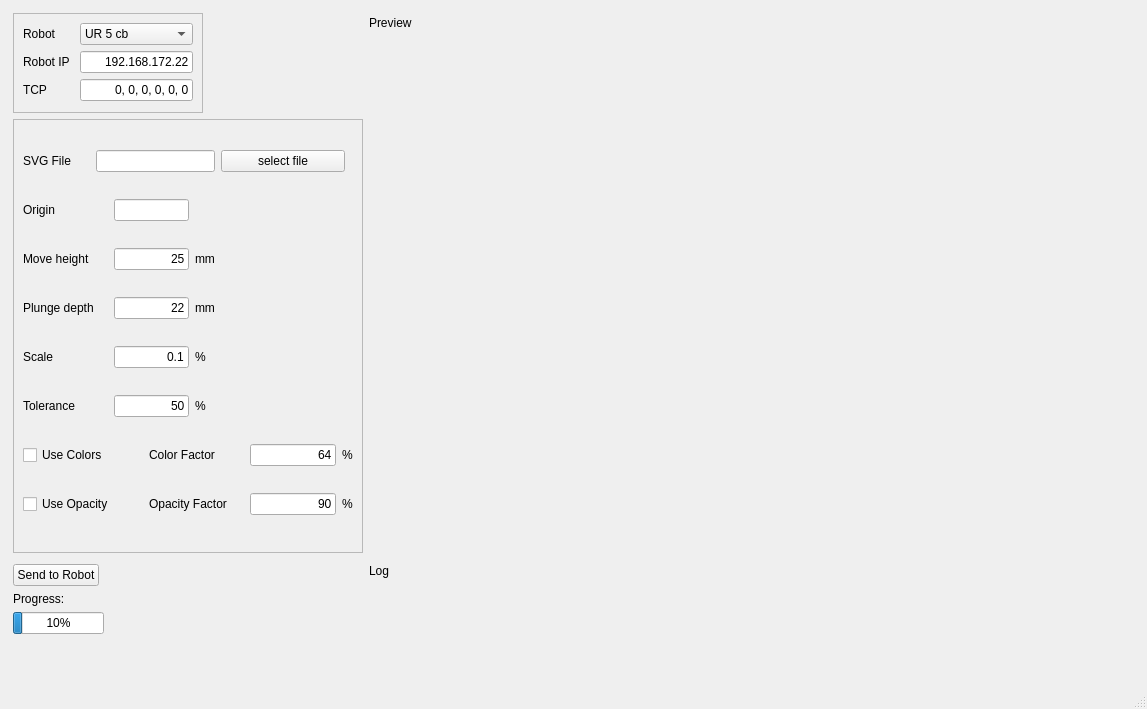
<?xml version="1.0" encoding="UTF-8"?>
<ui version="4.0">
 <class>MainWindow</class>
 <widget class="QMainWindow" name="MainWindow">
  <property name="geometry">
   <rect>
    <x>0</x>
    <y>0</y>
    <width>1147</width>
    <height>709</height>
   </rect>
  </property>
  <property name="windowTitle">
   <string>MainWindow</string>
  </property>
  <widget class="QWidget" name="centralwidget">
   <layout class="QGridLayout" name="gridLayout_2">
    <property name="leftMargin">
     <number>13</number>
    </property>
    <property name="topMargin">
     <number>13</number>
    </property>
    <property name="rightMargin">
     <number>13</number>
    </property>
    <property name="bottomMargin">
     <number>13</number>
    </property>
    <property name="spacing">
     <number>-1</number>
    </property>
    <item row="6" column="0">
     <widget class="QLabel" name="label_19">
      <property name="text">
       <string>Progress:</string>
      </property>
     </widget>
    </item>
    <item row="3" column="0">
     <spacer name="verticalSpacer_2">
      <property name="orientation">
       <enum>Qt::Vertical</enum>
      </property>
      <property name="sizeHint" stdset="0">
       <size>
        <width>20</width>
        <height>5</height>
       </size>
      </property>
     </spacer>
    </item>
    <item row="0" column="1">
     <widget class="QLabel" name="label_6">
      <property name="maximumSize">
       <size>
        <width>400</width>
        <height>20</height>
       </size>
      </property>
      <property name="text">
       <string>Preview</string>
      </property>
     </widget>
    </item>
    <item row="4" column="1">
     <widget class="QLabel" name="label_20">
      <property name="text">
       <string>Log</string>
      </property>
     </widget>
    </item>
    <item row="7" column="0">
     <widget class="QProgressBar" name="progressBar">
      <property name="sizePolicy">
       <sizepolicy hsizetype="Fixed" vsizetype="Fixed">
        <horstretch>0</horstretch>
        <verstretch>0</verstretch>
       </sizepolicy>
      </property>
      <property name="value">
       <number>10</number>
      </property>
     </widget>
    </item>
    <item row="4" column="0" rowspan="2">
     <widget class="QPushButton" name="btnSend">
      <property name="sizePolicy">
       <sizepolicy hsizetype="Maximum" vsizetype="Fixed">
        <horstretch>0</horstretch>
        <verstretch>0</verstretch>
       </sizepolicy>
      </property>
      <property name="text">
       <string>Send to Robot</string>
      </property>
     </widget>
    </item>
    <item row="8" column="0">
     <spacer name="verticalSpacer">
      <property name="orientation">
       <enum>Qt::Vertical</enum>
      </property>
      <property name="sizeHint" stdset="0">
       <size>
        <width>20</width>
        <height>40</height>
       </size>
      </property>
     </spacer>
    </item>
    <item row="2" column="0">
     <widget class="QFrame" name="svgFileSettings">
      <property name="sizePolicy">
       <sizepolicy hsizetype="Fixed" vsizetype="Minimum">
        <horstretch>0</horstretch>
        <verstretch>20</verstretch>
       </sizepolicy>
      </property>
      <property name="minimumSize">
       <size>
        <width>350</width>
        <height>260</height>
       </size>
      </property>
      <property name="maximumSize">
       <size>
        <width>350</width>
        <height>16777215</height>
       </size>
      </property>
      <property name="baseSize">
       <size>
        <width>0</width>
        <height>0</height>
       </size>
      </property>
      <property name="frameShape">
       <enum>QFrame::StyledPanel</enum>
      </property>
      <property name="frameShadow">
       <enum>QFrame::Raised</enum>
      </property>
      <layout class="QGridLayout" name="gridLayout_4">
       <item row="7" column="8" colspan="2">
        <widget class="QLabel" name="label_14">
         <property name="text">
          <string>%</string>
         </property>
        </widget>
       </item>
       <item row="7" column="4" colspan="3">
        <widget class="QLabel" name="label_13">
         <property name="text">
          <string>Opacity Factor</string>
         </property>
        </widget>
       </item>
       <item row="7" column="7">
        <widget class="QLineEdit" name="lineEdit_8">
         <property name="text">
          <string>90</string>
         </property>
         <property name="alignment">
          <set>Qt::AlignRight|Qt::AlignTrailing|Qt::AlignVCenter</set>
         </property>
        </widget>
       </item>
       <item row="3" column="0" colspan="3">
        <widget class="QLabel" name="label_8">
         <property name="text">
          <string>Plunge depth</string>
         </property>
        </widget>
       </item>
       <item row="3" column="3" colspan="2">
        <widget class="QLineEdit" name="lineEdit_6">
         <property name="maximumSize">
          <size>
           <width>200</width>
           <height>22</height>
          </size>
         </property>
         <property name="text">
          <string>22</string>
         </property>
         <property name="alignment">
          <set>Qt::AlignRight|Qt::AlignTrailing|Qt::AlignVCenter</set>
         </property>
        </widget>
       </item>
       <item row="0" column="0">
        <widget class="QLabel" name="label_4">
         <property name="text">
          <string>SVG File</string>
         </property>
        </widget>
       </item>
       <item row="1" column="0">
        <widget class="QLabel" name="label_5">
         <property name="text">
          <string>Origin</string>
         </property>
        </widget>
       </item>
       <item row="7" column="0" colspan="4">
        <widget class="QCheckBox" name="checkBox_2">
         <property name="text">
          <string>Use Opacity</string>
         </property>
        </widget>
       </item>
       <item row="0" column="6" colspan="3">
        <widget class="QPushButton" name="btnSelectFile">
         <property name="text">
          <string>select file</string>
         </property>
        </widget>
       </item>
       <item row="2" column="5">
        <widget class="QLabel" name="label_9">
         <property name="text">
          <string>mm</string>
         </property>
        </widget>
       </item>
       <item row="4" column="5">
        <widget class="QLabel" name="label_15">
         <property name="text">
          <string>%</string>
         </property>
        </widget>
       </item>
       <item row="0" column="2" colspan="4">
        <widget class="QLineEdit" name="valFileName">
         <property name="text">
          <string/>
         </property>
         <property name="alignment">
          <set>Qt::AlignRight|Qt::AlignTrailing|Qt::AlignVCenter</set>
         </property>
        </widget>
       </item>
       <item row="3" column="5">
        <widget class="QLabel" name="label_10">
         <property name="text">
          <string>mm</string>
         </property>
        </widget>
       </item>
       <item row="6" column="0" colspan="3">
        <widget class="QCheckBox" name="checkBox">
         <property name="text">
          <string>Use Colors</string>
         </property>
        </widget>
       </item>
       <item row="2" column="0" colspan="3">
        <widget class="QLabel" name="label_7">
         <property name="text">
          <string>Move height</string>
         </property>
        </widget>
       </item>
       <item row="5" column="3" colspan="2">
        <widget class="QLineEdit" name="lineEdit_10">
         <property name="text">
          <string>50</string>
         </property>
         <property name="alignment">
          <set>Qt::AlignRight|Qt::AlignTrailing|Qt::AlignVCenter</set>
         </property>
        </widget>
       </item>
       <item row="5" column="5">
        <widget class="QLabel" name="label_17">
         <property name="text">
          <string>%</string>
         </property>
        </widget>
       </item>
       <item row="6" column="7">
        <widget class="QLineEdit" name="lineEdit_7">
         <property name="text">
          <string>64</string>
         </property>
         <property name="alignment">
          <set>Qt::AlignRight|Qt::AlignTrailing|Qt::AlignVCenter</set>
         </property>
        </widget>
       </item>
       <item row="6" column="8" colspan="2">
        <widget class="QLabel" name="label_12">
         <property name="text">
          <string>%</string>
         </property>
        </widget>
       </item>
       <item row="6" column="4" colspan="2">
        <widget class="QLabel" name="label_11">
         <property name="text">
          <string>Color Factor</string>
         </property>
        </widget>
       </item>
       <item row="4" column="0">
        <widget class="QLabel" name="label_16">
         <property name="text">
          <string>Scale</string>
         </property>
        </widget>
       </item>
       <item row="4" column="3" colspan="2">
        <widget class="QLineEdit" name="lineEdit_9">
         <property name="maximumSize">
          <size>
           <width>200</width>
           <height>22</height>
          </size>
         </property>
         <property name="text">
          <string>0.1</string>
         </property>
         <property name="alignment">
          <set>Qt::AlignRight|Qt::AlignTrailing|Qt::AlignVCenter</set>
         </property>
        </widget>
       </item>
       <item row="5" column="0" colspan="3">
        <widget class="QLabel" name="label_18">
         <property name="text">
          <string>Tolerance</string>
         </property>
        </widget>
       </item>
       <item row="2" column="3" colspan="2">
        <widget class="QLineEdit" name="lineEdit_5">
         <property name="sizePolicy">
          <sizepolicy hsizetype="Expanding" vsizetype="Fixed">
           <horstretch>0</horstretch>
           <verstretch>0</verstretch>
          </sizepolicy>
         </property>
         <property name="minimumSize">
          <size>
           <width>0</width>
           <height>10</height>
          </size>
         </property>
         <property name="maximumSize">
          <size>
           <width>200</width>
           <height>22</height>
          </size>
         </property>
         <property name="text">
          <string>25</string>
         </property>
         <property name="alignment">
          <set>Qt::AlignRight|Qt::AlignTrailing|Qt::AlignVCenter</set>
         </property>
        </widget>
       </item>
       <item row="1" column="3" colspan="2">
        <widget class="QLineEdit" name="lineEdit_3"/>
       </item>
       <item row="1" column="5">
        <widget class="QLabel" name="label_21">
         <property name="sizePolicy">
          <sizepolicy hsizetype="Fixed" vsizetype="Fixed">
           <horstretch>0</horstretch>
           <verstretch>0</verstretch>
          </sizepolicy>
         </property>
         <property name="text">
          <string/>
         </property>
        </widget>
       </item>
      </layout>
     </widget>
    </item>
    <item row="0" column="0" rowspan="2">
     <widget class="QFrame" name="frame">
      <property name="sizePolicy">
       <sizepolicy hsizetype="Maximum" vsizetype="Minimum">
        <horstretch>0</horstretch>
        <verstretch>0</verstretch>
       </sizepolicy>
      </property>
      <property name="minimumSize">
       <size>
        <width>190</width>
        <height>100</height>
       </size>
      </property>
      <property name="frameShape">
       <enum>QFrame::StyledPanel</enum>
      </property>
      <property name="frameShadow">
       <enum>QFrame::Raised</enum>
      </property>
      <layout class="QGridLayout" name="gridLayout_3">
       <property name="horizontalSpacing">
        <number>10</number>
       </property>
       <item row="1" column="1">
        <widget class="QLineEdit" name="lineEdit">
         <property name="text">
          <string>192.168.172.22</string>
         </property>
         <property name="alignment">
          <set>Qt::AlignRight|Qt::AlignTrailing|Qt::AlignVCenter</set>
         </property>
        </widget>
       </item>
       <item row="1" column="0">
        <widget class="QLabel" name="label_2">
         <property name="text">
          <string>Robot IP</string>
         </property>
        </widget>
       </item>
       <item row="2" column="0">
        <widget class="QLabel" name="label_3">
         <property name="text">
          <string>TCP</string>
         </property>
        </widget>
       </item>
       <item row="0" column="1">
        <widget class="QComboBox" name="comboBox">
         <item>
          <property name="text">
           <string>UR 5 cb</string>
          </property>
         </item>
        </widget>
       </item>
       <item row="0" column="0">
        <widget class="QLabel" name="label">
         <property name="text">
          <string>Robot </string>
         </property>
        </widget>
       </item>
       <item row="2" column="1">
        <widget class="QLineEdit" name="lineEdit_2">
         <property name="text">
          <string>0, 0, 0, 0, 0, 0</string>
         </property>
         <property name="alignment">
          <set>Qt::AlignRight|Qt::AlignTrailing|Qt::AlignVCenter</set>
         </property>
        </widget>
       </item>
      </layout>
     </widget>
    </item>
    <item row="1" column="1" rowspan="2">
     <widget class="QWidget" name="widgetPreview" native="true">
      <property name="sizePolicy">
       <sizepolicy hsizetype="Expanding" vsizetype="Preferred">
        <horstretch>0</horstretch>
        <verstretch>0</verstretch>
       </sizepolicy>
      </property>
     </widget>
    </item>
   </layout>
  </widget>
  <widget class="QStatusBar" name="statusbar"/>
 </widget>
 <resources/>
 <connections/>
</ui>
